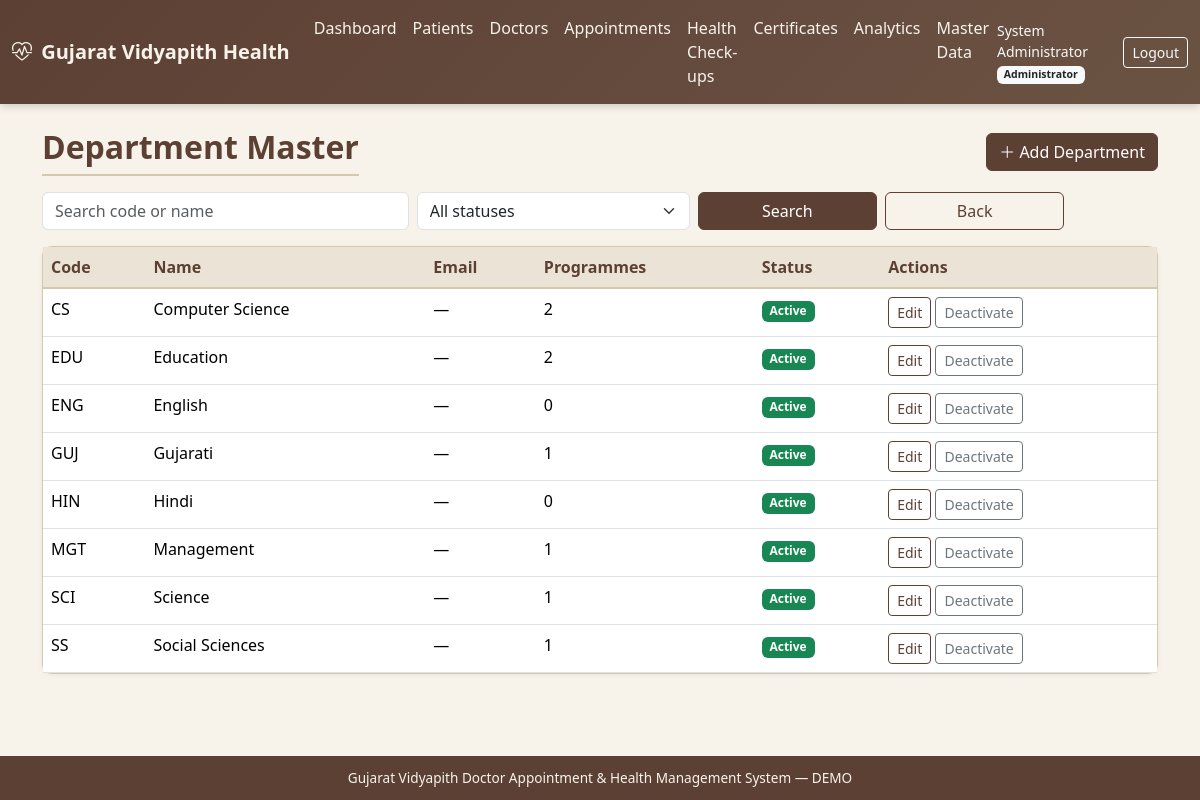
/masters/departments/ (signed in), run on the app's committed database.
### accounts/models.py (models this page shows, shortened)
class User(AbstractUser):
    role = models.ForeignKey(
        Role, on_delete=models.SET_NULL, null=True, blank=True, related_name='users'
    )
    mobile = models.CharField(max_length=15, blank=True)
    gender = models.CharField(
        max_length=10,
        choices=[('Male', 'Male'), ('Female', 'Female'), ('Other', 'Other')],
        blank=True,
    )
    profile_photo = models.ImageField(upload_to='profiles/', blank=True, null=True)
    is_active_user = models.BooleanField(default=True)
    created_at = models.DateTimeField(auto_now_add=True)
    updated_at = models.DateTimeField(auto_now=True)
    class Meta:
        ordering = ['username']
    @property
    def role_code(self):
        return self.role.code if self.role else None

class Role(models.Model):
    ADMIN = 'admin'
    DOCTOR = 'doctor'
    STUDENT = 'student'
    STAFF = 'staff'
    STAFF_FAMILY = 'staff_family'
    HOD = 'hod'
    SUPER_ADMIN = 'super_admin'
    ROLE_CHOICES = [
        (ADMIN, 'Administrator'),
        (DOCTOR, 'Doctor'),
        (STUDENT, 'Student'),
        (STAFF, 'Staff'),
        (STAFF_FAMILY, 'Staff Family Member'),
        (HOD, 'HOD'),
        (SUPER_ADMIN, 'Super Administrator'),
    ]
    code = models.CharField(max_length=20, choices=ROLE_CHOICES, unique=True)
    name = models.CharField(max_length=50)
    description = models.TextField(blank=True)
    is_active = models.BooleanField(default=True)
    created_at = models.DateTimeField(auto_now_add=True)
    class Meta:
        ordering = ['name']

### masters/models.py (models this page shows, shortened)
class Department(models.Model):
    department_code = models.CharField(max_length=20, unique=True)
    name = models.CharField(max_length=150)
    email = models.EmailField(blank=True)
    status = models.CharField(
        max_length=20,
        choices=[('Active', 'Active'), ('Inactive', 'Inactive')],
        default='Active',
    )
    created_at = models.DateTimeField(auto_now_add=True)
    updated_at = models.DateTimeField(auto_now=True)
    class Meta:
        ordering = ['name']

### masters/views.py (the view)
# urls.py: path('departments/', views.department_list, name='department_list'),
@admin_required
def department_list(request):
    q = request.GET.get('q', '').strip()
    status = request.GET.get('status', '')
    qs = Department.objects.annotate(prog_count=Count('programmes')).order_by('name')
    if q:
        qs = qs.filter(Q(name__icontains=q) | Q(department_code__icontains=q))
    if status:
        qs = qs.filter(status=status)
    return render(request, 'masters/department_list.html', {
        'page_obj': _paginate(request, qs), 'q': q, 'status': status,
    })

### accounts/permissions.py (called while the page is built, shortened)
def role_required(*role_codes):
    def decorator(view_func):
        @login_required
        @wraps(view_func)
        def _wrapped(request, *args, **kwargs):
            user = request.user
            if user.is_superuser:
                return view_func(request, *args, **kwargs)
        return _wrapped
    return decorator

### masters/views.py (called while the page is built)
def _paginate(request, qs, per_page=25):
    return Paginator(qs, per_page).get_page(request.GET.get('page'))

### templates/masters/department_list.html (shortened to what this page needs)
{% extends "base.html" %}
{% block content %}
<div class="container">
  <div class="d-flex justify-content-between align-items-center mb-3">
    <h2 class="page-title mb-0">Department Master</h2>
    <a href="{% url 'masters:department_create' %}" class="btn btn-gv"><i class="bi bi-plus-lg"></i> Add Department</a>
  </div>
  <form class="row g-2 mb-3" method="get">
    <div class="col-md-4"><input type="text" name="q" value="{{ q }}" class="form-control" placeholder="Search code or name"></div>
    <div class="col-md-3">
      <select name="status" class="form-select">
        <option value="">All statuses</option>
      </select>
    </div>
    <div class="col-md-2"><button class="btn btn-gv w-100">Search</button></div>
    <div class="col-md-2"><a href="{% url 'masters:index' %}" class="btn btn-outline-gv w-100">Back</a></div>
  </form>
  <div class="card card-gv"><div class="table-responsive">
    <table class="table table-gv table-hover mb-0">
      <thead><tr><th>Code</th><th>Name</th><th>Email</th><th>Programmes</th><th>Status</th><th>Actions</th></tr></thead>
      <tbody>
      {% for d in page_obj %}
      <tr>
        <td>{{ d.department_code }}</td>
        <td>{{ d.name }}</td>
        <td>{{ d.email|default:"—" }}</td>
        <td>{{ d.prog_count }}</td>
        <td><span class="badge {% if d.status == 'Active' %}bg-success{% else %}bg-secondary{% endif %}">{{ d.status }}</span></td>
        <td class="text-nowrap">
          <a href="{% url 'masters:department_edit' d.pk %}" class="btn btn-sm btn-outline-gv">Edit</a>
          <form method="post" action="{% url 'masters:department_toggle' d.pk %}" class="d-inline">{% csrf_token %}
            <button class="btn btn-sm btn-outline-secondary" type="submit">{% if d.status == 'Active' %}Deactivate{% else %}Activate{% endif %}</button>
          </form>
        </td>
      </tr>
      {% empty %}<tr><td colspan="6" class="text-center text-muted">No departments</td></tr>{% endfor %}
      </tbody>
    </table>
  </div></div>
</div>
{% endblock %}

### templates/base.html (shortened to what this page needs)
{% load static %}
<!DOCTYPE html>
<html lang="en">
<head>
  <link href="https://cdn.jsdelivr.net/npm/bootstrap@5.3.3/dist/css/bootstrap.min.css" rel="stylesheet">
  <link href="https://cdn.jsdelivr.net/npm/bootstrap-icons@1.11.3/font/bootstrap-icons.min.css" rel="stylesheet">
  <link href="{% static 'css/gv-theme.css' %}" rel="stylesheet">
</head>
<body class="d-flex flex-column">
{% if user.is_authenticated %}
<nav class="navbar navbar-expand-lg navbar-gv">
  <div class="container-fluid">
    <a class="navbar-brand fw-semibold" href="{% url 'accounts:dashboard' %}">
      <i class="bi bi-heart-pulse me-1"></i> Gujarat Vidyapith Health
    </a>
    <div class="collapse navbar-collapse" id="navMain">
      <ul class="navbar-nav me-auto">
        <li class="nav-item"><a class="nav-link" href="{% url 'accounts:dashboard' %}">Dashboard</a></li>
        {% if user.is_superuser or user.role_code == 'admin' or user.role_code == 'super_admin' or user.role_code == 'doctor' %}
        <li class="nav-item"><a class="nav-link" href="{% url 'patients:index' %}">Patients</a></li>
        {% endif %}
        <li class="nav-item"><a class="nav-link" href="{% url 'doctors:index' %}">Doctors</a></li>
        <li class="nav-item"><a class="nav-link" href="{% url 'appointments:index' %}">Appointments</a></li>
        <li class="nav-item"><a class="nav-link" href="{% url 'health_records:index' %}">Health Check-ups</a></li>
        <li class="nav-item"><a class="nav-link" href="{% url 'certificates:index' %}">Certificates</a></li>
        <li class="nav-item"><a class="nav-link" href="{% url 'analytics:index' %}">Analytics</a></li>
        {% if user.is_superuser or user.role_code == 'admin' or user.role_code == 'super_admin' %}
        <li class="nav-item"><a class="nav-link" href="{% url 'masters:index' %}">Master Data</a></li>
        {% endif %}
      </ul>
      <span class="navbar-text text-light me-3 small">
        {{ user.get_full_name|default:user.username }}
        {% if user.role %}<span class="badge bg-light text-dark">{{ user.role.name }}</span>{% endif %}
      </span>
      <a class="btn btn-sm btn-outline-light" href="{% url 'accounts:logout' %}">Logout</a>
    </div>
  </div>
</nav>
{% endif %}
<main class="container-fluid py-4 flex-grow-1">
  {% block content %}{% endblock %}
</main>
<footer class="footer-gv text-center">
  <div class="container">
    Gujarat Vidyapith Doctor Appointment &amp; Health Management System &mdash; DEMO
  </div>
</footer>
</body>
</html>

### static/css/gv-theme.css (style rules this page uses)
:root { --gv-cream: #f7f3eb; --gv-cream-dark: #ebe4d6; --gv-brown: #5c4033; --gv-brown-light: #8b6914; --gv-earth: #6b5344; --gv-muted: #a0896e; --gv-accent: #3d5a40; --gv-text: #2c2416; --gv-border: #d4c8b0; --gv-card: #fffdf8; --gv-success: #4a7c59; --gv-warning: #c4a35a; --gv-danger: #a65d57; }
body { background-color: var(--gv-cream); color: var(--gv-text); font-family: 'Segoe UI', system-ui, -apple-system, sans-serif; min-height: 100vh; }
.navbar-gv { background: linear-gradient(135deg, var(--gv-brown) 0%, var(--gv-earth) 100%); box-shadow: 0 2px 8px rgba(92, 64, 51, 0.25); }
.navbar-gv .navbar-brand, .navbar-gv .nav-link { color: var(--gv-cream) !important; }
.card-gv { background: var(--gv-card); border: 1px solid var(--gv-border); border-radius: 10px; box-shadow: 0 1px 4px rgba(92, 64, 51, 0.08); }
.btn-gv { background: var(--gv-brown); border-color: var(--gv-brown); color: #fff; }
.btn-outline-gv { border-color: var(--gv-brown); color: var(--gv-brown); }
.table-gv thead th { background: var(--gv-cream-dark); color: var(--gv-brown); border-bottom: 2px solid var(--gv-border); font-weight: 600; }
.page-title { color: var(--gv-brown); font-weight: 600; border-bottom: 2px solid var(--gv-border); padding-bottom: 0.5rem; margin-bottom: 1.25rem; }
.footer-gv { background: var(--gv-brown); color: var(--gv-cream); font-size: 0.85rem; padding: 0.75rem 0; margin-top: auto; }

### data on the page
User: get_full_name "System Administrator", role.name "Administrator"
Department: department_code "CS", name "Computer Science", email "—", prog_count "2", status "Active", shows "Deactivate"
Department: department_code "EDU", name "Education", email "—", prog_count "2", status "Active", shows "Deactivate"
Department: department_code "ENG", name "English", email "—", prog_count "0", status "Active", shows "Deactivate"
Department: department_code "GUJ", name "Gujarati", email "—", prog_count "1", status "Active", shows "Deactivate"
Department: department_code "HIN", name "Hindi", email "—", prog_count "0", status "Active", shows "Deactivate"
Department: department_code "MGT", name "Management", email "—", prog_count "1", status "Active", shows "Deactivate"
Department: department_code "SCI", name "Science", email "—", prog_count "1", status "Active", shows "Deactivate"
Department: department_code "SS", name "Social Sciences", email "—", prog_count "1", status "Active", shows "Deactivate"
